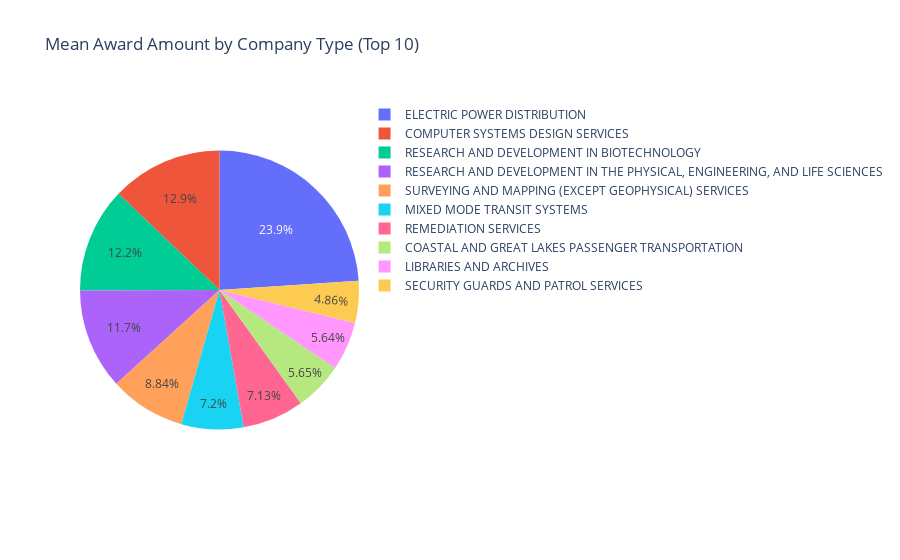

The code cell stored with this chart in its notebook:
### Code cell
# Calculate the mean award amount by NAICS description
mean_award_by_naics = data.groupby('naics_description')['potential_total_value_of_award'].mean().reset_index()

# Sort the data by mean award amount and select the top 10
mean_award_by_naics = mean_award_by_naics.sort_values(by='potential_total_value_of_award', ascending=False).head(10)

# Create the pie chart
fig = px.pie(mean_award_by_naics, values='potential_total_value_of_award', names='naics_description',
             title='Mean Award Amount by Company Type (Top 10)',
             labels={'naics_description': 'Company Type (NAICS Description)', 'potential_total_value_of_award': 'Mean Award Amount (USD)'})

fig.show()

### Figure 1 — Plotly figure (JSON) as saved in the notebook; plotly's stock layout.template omitted (floating-point values rounded to 4 significant figures)
{"data": [{"domain": {"x": [0, 1], "y": [0, 1]}, "hovertemplate": "Company Type (NAICS Description)=%{label}<br>Mean Award Amount (USD)=%{value}<extra></extra>", "labels": ["ELECTRIC POWER DISTRIBUTION", "COMPUTER SYSTEMS DESIGN SERVICES", "RESEARCH AND DEVELOPMENT IN BIOTECHNOLOGY", "RESEARCH AND DEVELOPMENT IN THE PHYSICAL, ENGINEERING, AND LIFE SCIENCES", "SURVEYING AND MAPPING (EXCEPT GEOPHYSICAL) SERVICES", "MIXED MODE TRANSIT SYSTEMS", "REMEDIATION SERVICES", "COASTAL AND GREAT LAKES PASSENGER TRANSPORTATION", "LIBRARIES AND ARCHIVES", "SECURITY GUARDS AND PATROL SERVICES"], "legendgroup": "", "name": "", "showlegend": true, "type": "pie", "values": [52420000.0, 28220000.0, 26640000.0, 25590000.0, 19340000.0, 15760000.0, 15600000.0, 12363140, 12360000.0, 10640000.0]}], "layout": {"legend": {"tracegroupgap": 0}, "title": {"text": "Mean Award Amount by Company Type (Top 10)"}}}
